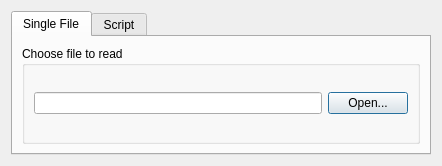
<?xml version="1.0" encoding="UTF-8"?>
<ui version="4.0">
 <class>ReadBundleDialog</class>
 <widget class="QDialog" name="ReadBundleDialog">
  <property name="geometry">
   <rect>
    <x>0</x>
    <y>0</y>
    <width>442</width>
    <height>166</height>
   </rect>
  </property>
  <property name="sizePolicy">
   <sizepolicy hsizetype="Fixed" vsizetype="Fixed">
    <horstretch>0</horstretch>
    <verstretch>0</verstretch>
   </sizepolicy>
  </property>
  <property name="minimumSize">
   <size>
    <width>442</width>
    <height>166</height>
   </size>
  </property>
  <property name="windowTitle">
   <string>Dialog</string>
  </property>
  <layout class="QGridLayout" name="gridLayout_2">
   <item row="0" column="0">
    <widget class="QTabWidget" name="tabWidget">
     <property name="currentIndex">
      <number>0</number>
     </property>
     <widget class="QWidget" name="tab">
      <attribute name="title">
       <string>Single File</string>
      </attribute>
      <layout class="QHBoxLayout" name="horizontalLayout_2">
       <item>
        <widget class="QGroupBox" name="groupBox">
         <property name="title">
          <string>Choose file to read</string>
         </property>
         <layout class="QHBoxLayout" name="horizontalLayout">
          <item>
           <widget class="QLineEdit" name="fileNameLineEdit_">
            <property name="minimumSize">
             <size>
              <width>0</width>
              <height>22</height>
             </size>
            </property>
            <property name="dragEnabled">
             <bool>false</bool>
            </property>
            <property name="readOnly">
             <bool>false</bool>
            </property>
           </widget>
          </item>
          <item>
           <widget class="QPushButton" name="openFileButton_">
            <property name="text">
             <string>Open...</string>
            </property>
            <property name="checkable">
             <bool>false</bool>
            </property>
           </widget>
          </item>
         </layout>
        </widget>
       </item>
      </layout>
     </widget>
     <widget class="QWidget" name="tab_2">
      <attribute name="title">
       <string>Script</string>
      </attribute>
      <layout class="QGridLayout" name="gridLayout">
       <item row="0" column="0">
        <widget class="QLabel" name="label">
         <property name="text">
          <string>Initialize filename with environment variable:</string>
         </property>
        </widget>
       </item>
       <item row="2" column="0">
        <widget class="QLineEdit" name="scriptInputLineEdit_"/>
       </item>
       <item row="2" column="1">
        <widget class="QToolButton" name="toolButton">
         <property name="text">
          <string>Clear</string>
         </property>
        </widget>
       </item>
      </layout>
     </widget>
    </widget>
   </item>
  </layout>
 </widget>
 <resources/>
 <connections>
  <connection>
   <sender>toolButton</sender>
   <signal>clicked()</signal>
   <receiver>scriptInputLineEdit_</receiver>
   <slot>clear()</slot>
   <hints>
    <hint type="sourcelabel">
     <x>400</x>
     <y>104</y>
    </hint>
    <hint type="destinationlabel">
     <x>197</x>
     <y>104</y>
    </hint>
   </hints>
  </connection>
 </connections>
</ui>
